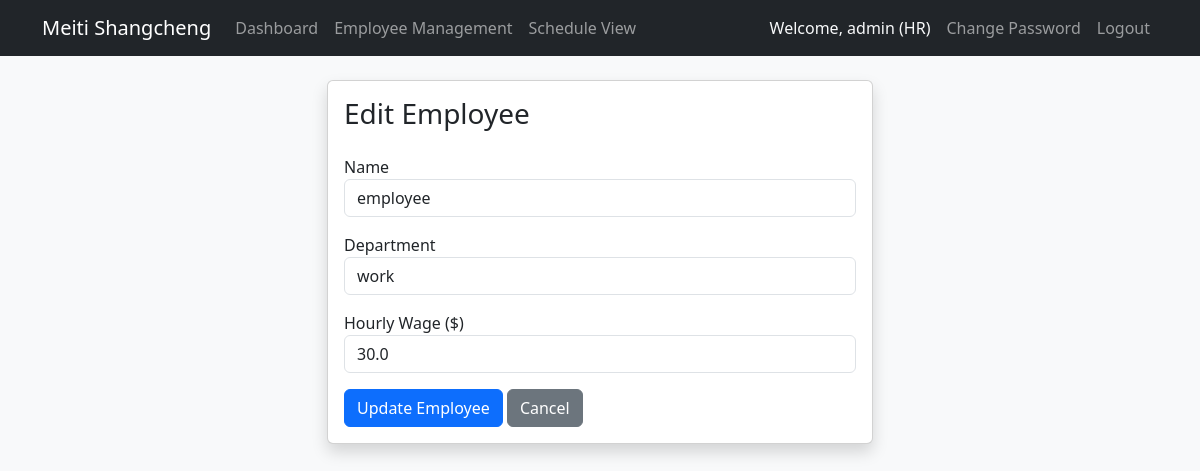
The page /edit_employee/3 (signed in) on the database its author committed.
### tables this page shows
CREATE TABLE employees (
                            id INTEGER PRIMARY KEY AUTOINCREMENT,
                            name TEXT,
                            department TEXT,
                            hourly_wage REAL);

### app.py (the view, shortened to what this page needs)
@app.route('/edit_employee/<int:id>', methods=['GET', 'POST'])
def edit_employee(id):
    if 'user_id' not in session:
        return redirect(url_for('login'))
    conn = get_db()
    emp = conn.execute("SELECT * FROM employees WHERE id = ?", (id,)).fetchone()
    conn.close()
    return render_template('edit_employee.html', emp=emp)

### app.py (called while the page is built)
def get_db():
    conn = sqlite3.connect(DATABASE)
    conn.row_factory = sqlite3.Row # 让查询结果可以通过字典方式访问
    return conn

### templates/edit_employee.html
{% extends "base.html" %}
{% block content %}
<div class="row justify-content-center mt-4">
    <div class="col-md-6">
        <div class="card shadow">
            <div class="card-body">
                <h3 class="mb-4">Edit Employee</h3>
                <form method="POST">
                    <div class="mb-3">
                        <label>Name</label>
                        <input type="text" name="name" class="form-control" value="{{ emp['name'] }}" required>
                    </div>
                    <div class="mb-3">
                        <label>Department</label>
                        <input type="text" name="department" class="form-control" value="{{ emp['department'] }}" required>
                    </div>
                    <div class="mb-3">
                        <label>Hourly Wage ($)</label>
                        <input type="number" step="0.1" name="hourly_wage" class="form-control" value="{{ emp['hourly_wage'] }}" required>
                    </div>
                    <button type="submit" class="btn btn-primary">Update Employee</button>
                    <a href="/employees" class="btn btn-secondary">Cancel</a>
                </form>
            </div>
        </div>
    </div>
</div>
{% endblock %}

### rows shown on the page
employees: name "employee", department "work", hourly_wage "30.0"

### other values the page prints
{{ session.get('username') }} "admin"
{{ session.get('role') }} "HR"
